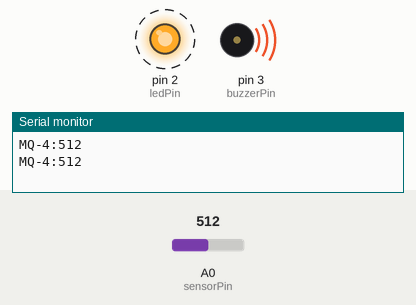
A sketch run on a simulated Arduino Uno, built with avr-gcc and run on an emulated ATmega328P. Parts: output pins drawn as LEDs (lit = HIGH), buzzer (waves = sounding), the last lines printed to the serial monitor. Dashed ring = blinking. The test bench sets the inputs (shaded band); at power-on: A0 (sensorPin) = 512.

Above: at 2.3 s.
2.4 s: A0 (sensorPin) set to 111
5.9 s: A0 (sensorPin) set to 96
At 6.9 s:
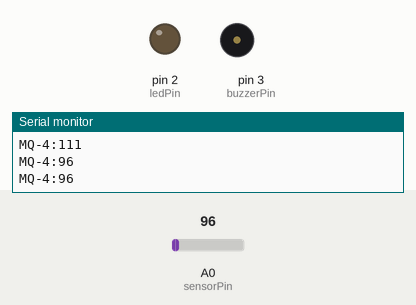
8.0 s: A0 (sensorPin) set to 122
At 8.5 s:
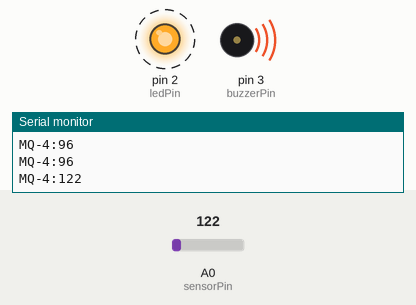
13.0 s: A0 (sensorPin) set to 90
At 13.9 s:
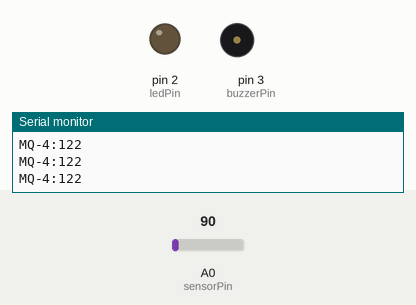
Timing chart, 0 to 16.0 s (numbered marks = the images above; inputs shaded):
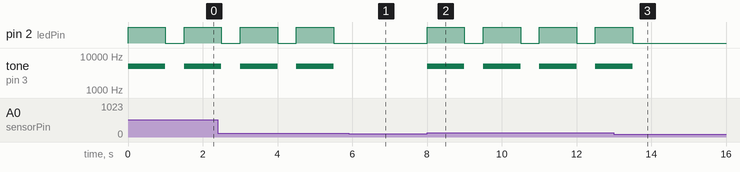

Measured:
- the behaviour switches between 101 and 100 on A0 (sensorPin) (found by bisection; images 0 and 1)
- after the input at 5.9 s, pin 2 (ledPin): stays LOW (without the input it goes to HIGH after 0.10 s); tone on pin 3 (buzzerPin): stays silent (without the input it goes to 5000 Hz after 0.10 s)
- after the input at 8.0 s, pin 2 (ledPin): alternates HIGH for 1.0 s and LOW for 0.50 s, starting at once; tone on pin 3 (buzzerPin): alternates 5000 Hz for 1.0 s and silent for 0.50 s, starting at once
- after the input at 13.0 s, pin 2 (ledPin): goes on until 13.5 s, then stays LOW; tone on pin 3 (buzzerPin): goes on until 13.5 s, then stays silent
- by itself, pin 2 (ledPin): alternates HIGH for 1.0 s and LOW for 0.50 s
- by itself, tone on pin 3 (buzzerPin): alternates 5000 Hz for 1.0 s and silent for 0.50 s

The sketch:

Code_for_gas_sensor.ino
```cpp
const int ledPin = 2;
const int buzzerPin = 3;
const int sensorPin = A0;
const int threshold = 100;

void alarm_on() {
  digitalWrite(ledPin, HIGH);
  tone(buzzerPin, 5000);
  delay(1000);
  alarm_off();
}

void alarm_off() {
  digitalWrite(ledPin, LOW);
  noTone(buzzerPin);
  delay(500);
}

void setup() {
  Serial.begin(9600);
  pinMode(sensorPin, INPUT);
  pinMode(ledPin, OUTPUT);
  pinMode(buzzerPin, OUTPUT);
}

void loop() {
  int sensorValue = analogRead(sensorPin);
  Serial.print("MQ-4:");
  Serial.println(sensorValue);
  (sensorValue > threshold) ? alarm_on() : alarm_off();
}
```
